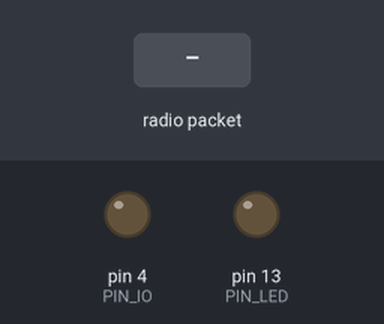
Simulated run of this sketch. Board: Arduino Uno, built with avr-gcc and run on an emulated ATmega328P. Parts: output pins drawn as LEDs (lit = HIGH). The inputs (shaded band) are chosen by the test bench. No radio packets arrive unless stated.

Above: at 1.2 s.
1.3 s: radio packet "C" arrives
At 2.0 s:
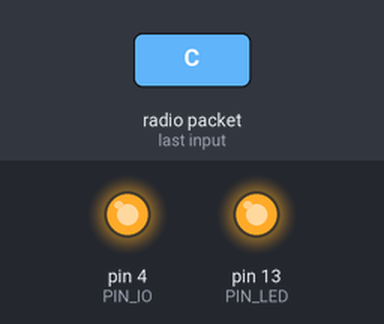
2.8 s: radio packet "S" arrives
At 3.2 s:
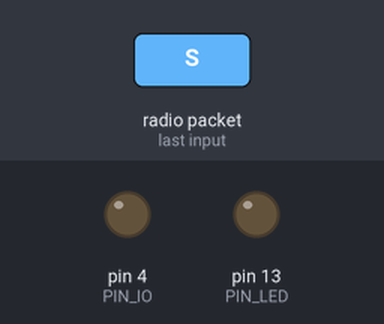
Timing chart, 0 to 5.8 s (numbered marks = the images above; inputs shaded):
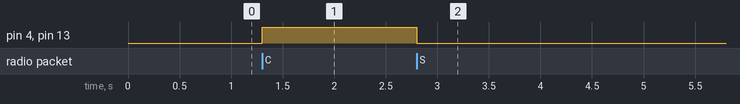

The sketch:

rf_receiver.ino
```cpp
#include <RH_ASK.h>
#include <SPI.h> // Not actually used but needed to compile

const int PIN_IO = 4;
const int PIN_LED = 13;

RH_ASK driver;

void setup() {

    pinMode(PIN_IO, OUTPUT);
    pinMode(PIN_LED, OUTPUT);

    Serial.begin(115200);

    if (!driver.init()) {
        Serial.println("Initialization failed");
    }
}

char buf[64];

void loop() {
    uint8_t received = sizeof(buf);
    if (driver.recv((uint8_t *)buf, &received)) {
        buf[received] = '\0';

        if (buf[0] == 'S') {
            digitalWrite(PIN_IO, LOW);
            digitalWrite(PIN_LED, LOW);
        } else if (buf[0] == 'C') {
            digitalWrite(PIN_IO, HIGH);
            digitalWrite(PIN_LED, HIGH);
        }
    }
}
```

Measured:
- after the input at 1.3 s, pin 4 (PIN_IO), pin 13 (PIN_LED): LOW → HIGH at once
- after the input at 2.8 s, pin 4 (PIN_IO), pin 13 (PIN_LED): HIGH → LOW at once
